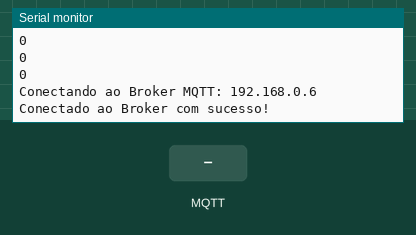
Recording of a sketch running on a simulated ESP32. On the bench: the last lines printed to the serial monitor. The test bench sets the inputs (shaded band). WiFi joins after 1.5 s; servers stay silent unless stated; no MQTT or app messages arrive unless stated; the Firebase database answers and starts empty.

Above: at 3.4 s.
3.5 s: MQTT message "1" arrives on the first subscribed topic
At 4.3 s:
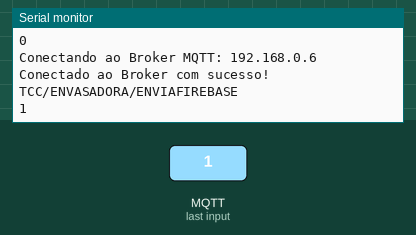
5.0 s: MQTT message "1" arrives on the second subscribed topic
At 5.5 s:
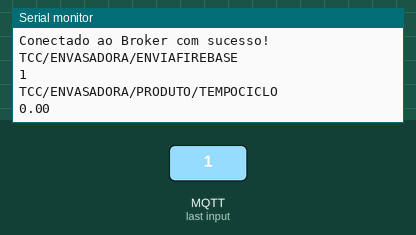
6.5 s: MQTT message "1" arrives on the third subscribed topic
At 7.8 s:
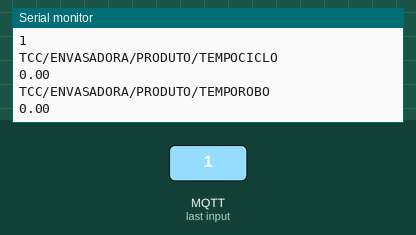

Measured:
- after the input at 3.5 s, the serial monitor: prints a new line at once (image 1)
- after the input at 5.0 s, the serial monitor: prints a new line at once (image 2)
- after the input at 6.5 s, the serial monitor: prints a new line at once (image 3)

The sketch:

ESP-COMM-ok.ino
```cpp
#include <WiFi.h>                          //importa biblioteca para conectar esp32 com wifi
#include <IOXhop_FirebaseESP32.h>          //importa biblioteca para esp32 se comunicar com firebase
#include <ArduinoJson.h>                   //importa biblioteca para colocar informação no formato json, utilizado no firebase (intalar versão 5)
#include <PubSubClient.h>

const char* SSID = "henrique";               // SSID / nome da rede WiFi que deseja se conectar      "Moto"  ;
const char* PASSWORD = "12345678" ;         // Senha da rede WiFi que deseja se conectar            "12345678";

#define FIREBASE_HOST "https://envasadora-tcc-default-rtdb.firebaseio.com/"    //substitua "Link_do_seu_banco_de_dados" pelo link do seu banco de dados
#define FIREBASE_AUTH "xLdpa721qY5zZzR6XTmowx84jq7psY7aEQnKkIPA"   //substitua "Senha_do_seu_banco_de_dados" pela senha do seu banco de dados

WiFiClient wifiClient;

//MQTT Server
//const char* BROKER_MQTT = "192.168.0.7";//test.mosquitto.org"; //URL do broker MQTT que se deseja utilizar
const char* BROKER_MQTT = "192.168.0.6"; //URL do broker MQTT que se deseja utilizar
int BROKER_PORT = 1883;                      // Porta do Broker MQTT
#define ID_MQTT  "ESP-COM"             //Informe um ID unico e seu. Caso sejam usados IDs repetidos a ultima conexão irá sobrepor a anterior.

PubSubClient MQTT(wifiClient);        // Instancia o Cliente MQTT passando o objeto espClient

//Declaração das Funções
void mantemConexoes();  //Garante que as conexoes com WiFi e MQTT Broker se mantenham ativas
void conectaWiFi();     //Faz conexão com WiFi
void conectaMQTT();     //Faz conexão com Broker MQTT
void recebePacote(char* topic, byte* payload, unsigned int length);

String qualsabor, qualtamanho;
String produto = "PRODUTO ";
int recebe,evitarepetirsprodutos, evitarepetirqtde, qtdok,pabout,peso,tciclo,trobo;
int nprodutos, enviafirebase, evitarepetirsensores, pmaiorlaranja,pmaiorlimao, pmenorlaranja, pmenorlimao, nivel1, nivel2;
float tempoanterioraux;
float teste, tciclos, trobos;
void setup() {
  Serial.begin(115200);      //inicia comunicação serial

  conectaWiFi();
  MQTT.setServer(BROKER_MQTT, BROKER_PORT);
  MQTT.setCallback(recebePacote);
  }

void loop() {
  mantemConexoes();
  MQTT.loop();

if((recebe == 10)&&(evitarepetirqtde == 0)){
  Firebase.setInt("/QUANTIDADE/P-GRANDE-LIMAO",    pmaiorlimao);
  Firebase.setInt("/QUANTIDADE/P-PEQUENO-LARANJA",  pmenorlaranja);
  Firebase.setInt("/QUANTIDADE/P-PEQUENO-LIMAO",    pmenorlimao);
  Firebase.setInt("/QUANTIDADE/P-GRANDE-LARANJA",  pmaiorlaranja);
  Firebase.setInt("/QUANTIDADE/TOTAL",            nprodutos);
  evitarepetirqtde = 10; qtdok = 0;
}

if((recebe == 30)&&(evitarepetirsprodutos == 0)){
produto += nprodutos;
Firebase.setInt("/PRODUTOS/"+produto+"/VOLUME",        peso);
Firebase.setFloat("/PRODUTOS/"+produto+"/TEMPO-CICLO", tciclos);
Firebase.setFloat("/PRODUTOS/"+produto+"/TEMPO-ROBO",  trobos);
Firebase.setString("/PRODUTOS/"+produto+"/SABOR",    qualsabor);
Firebase.setString("/PRODUTOS/"+produto+"/TAMANHO",  qualtamanho);
evitarepetirsprodutos = 10;  produto = "PRODUTO ";
}


MQTT.loop();
}

void recebePacote(char* topic, byte* payload, unsigned int length)
{
    String msg;

    //obtem a string do payload recebido
    for(int i = 0; i < length; i++)
    {
       char c = (char)payload[i];
       msg += c;
    }
//    if (String(topic) == "TCC/ENVASADORA/NIVEL1"){  nivel1 = msg.toInt(); }
//
//    if (String(topic) == "TCC/ENVASADORA/NIVEL2"){  nivel2 = msg.toInt(); }

    if (String(topic) == "TCC/ENVASADORA/ENVIAFIREBASE"){
      recebe = msg.toInt();
      Serial.println("");
      Serial.println(topic);
      Serial.println(recebe);
      //quantidades
      if (recebe == 10){ evitarepetirqtde = 0;  }

      //produtos
      if (recebe == 30){ evitarepetirsprodutos = 0;}
    }

      if (String(topic) == "TCC/ENVASADORA/PRODUTO/PESO"){
      peso = msg.toInt();
    }

    if (String(topic) == "TCC/ENVASADORA/PRODUTO/NPRODUTOS"){
      if(msg.toInt() > nprodutos){    nprodutos = msg.toInt();  }
      Serial.println("");
      Serial.println(topic);
      Serial.println(nprodutos);
    }

      if (String(topic) == "TCC/ENVASADORA/PRODUTO/MAIOR-LARANJA"){
        if(msg.toInt() > pmaiorlaranja){    pmaiorlaranja = msg.toInt();  }
    }

      if (String(topic) == "TCC/ENVASADORA/PRODUTO/MAIOR-LIMAO"){
        if(msg.toInt() > pmaiorlimao){    pmaiorlimao = msg.toInt();  }
    }

      if (String(topic) == "TCC/ENVASADORA/PRODUTO/MENOR-LARANJA"){
        if(msg.toInt() > pmenorlaranja){    pmenorlaranja = msg.toInt();  }
    }

      if (String(topic) == "TCC/ENVASADORA/PRODUTO/MENOR-LIMAO"){
        if(msg.toInt() > pmenorlimao){    pmenorlimao = msg.toInt();  }
    }
    if (String(topic) == "TCC/ENVASADORA/PRODUTO/ABOUT"){
      pabout = msg.toInt();
      Serial.println("");
      Serial.println(topic);
      Serial.println(pabout);

    if (pabout == 10){  qualsabor = "LARANJA";  qualtamanho = "PEQUENO";  }
    if (pabout == 20){  qualsabor = "LARANJA";  qualtamanho = "GRANDE";  }
    if (pabout == 30){  qualsabor = "LIMAO";  qualtamanho = "PEQUENO";  }
    if (pabout == 40){  qualsabor = "LIMAO";  qualtamanho = "GRANDE";  }
    }
    if (String(topic) == "TCC/ENVASADORA/PRODUTO/TEMPOCICLO"){
      tciclo = msg.toInt();
      tciclos = ((tciclo/10000.0)*10.0);
      Serial.println("");
      Serial.println(topic);
      Serial.println(tciclos);
    }
    if (String(topic) == "TCC/ENVASADORA/PRODUTO/TEMPOROBO"){
      trobo = msg.toInt();
      trobos = ((trobo/10000.0)*10.0);
      Serial.println("");
      Serial.println(topic);
      Serial.println(trobos);
    }

}

void mantemConexoes() {
    if (!MQTT.connected()) {
       conectaMQTT();
    }

    conectaWiFi(); //se não há conexão com o WiFI, a conexão é refeita
}

void conectaWiFi() {

  if (WiFi.status() == WL_CONNECTED) {
     return;
  }

  Serial.print("Conectando-se na rede: ");
  Serial.print(SSID);
  Serial.println("  Aguarde!");

  WiFi.begin(SSID, PASSWORD); // Conecta na rede WI-FI
  while (WiFi.status() != WL_CONNECTED) {
      delay(100);
      Serial.print(".");
  }

  Serial.println();
  Serial.print("Conectado com sucesso, na rede: ");
  Serial.print(SSID);
  Serial.print("  IP obtido: ");
  Serial.println(WiFi.localIP());
  Firebase.begin(FIREBASE_HOST, FIREBASE_AUTH);   //inicia comunicação com firebase definido anteriormente

    pmaiorlaranja   = Firebase.getInt("/QUANTIDADE/P-GRANDE-LARANJA");
    pmaiorlimao     = Firebase.getInt("/QUANTIDADE/P-GRANDE-LIMAO");
    pmenorlaranja   = Firebase.getInt("/QUANTIDADE/P-PEQUENO-LARANJA");
    pmenorlimao     = Firebase.getInt("/QUANTIDADE/P-PEQUENO-LIMAO");
    nprodutos       = Firebase.getInt("/QUANTIDADE/TOTAL");
    Serial.println(pmaiorlaranja);
    Serial.println(pmaiorlimao);
    Serial.println(pmenorlaranja);
    Serial.println(pmenorlimao);
}

void conectaMQTT() {
    while (!MQTT.connected()) {
        Serial.print("Conectando ao Broker MQTT: ");
        Serial.println(BROKER_MQTT);
        if (MQTT.connect(ID_MQTT)) {
            Serial.println("Conectado ao Broker com sucesso!");
            MQTT.subscribe("TCC/ENVASADORA/ENVIAFIREBASE");
//            MQTT.subscribe("TCC/ENVASADORA/NIVEL1");
//            MQTT.subscribe("TCC/ENVASADORA/NIVEL2");

            MQTT.subscribe("TCC/ENVASADORA/PRODUTO/TEMPOCICLO");
            MQTT.subscribe("TCC/ENVASADORA/PRODUTO/TEMPOROBO");
            MQTT.subscribe("TCC/ENVASADORA/PRODUTO/ABOUT");
            MQTT.subscribe("TCC/ENVASADORA/PRODUTO/PESO");
            MQTT.subscribe("TCC/ENVASADORA/PRODUTO/NPRODUTOS");
            MQTT.subscribe("TCC/ENVASADORA/PRODUTO/MAIOR-LARANJA");
            MQTT.subscribe("TCC/ENVASADORA/PRODUTO/MAIOR-LIMAO");
            MQTT.subscribe("TCC/ENVASADORA/PRODUTO/MENOR-LARANJA");
            MQTT.subscribe("TCC/ENVASADORA/PRODUTO/MENOR-LIMAO");

tempoanterioraux = millis();
        }
        else {
            Serial.println("Nao foi possivel se conectar ao broker.");
            Serial.println("Nova tentatica de conexao em 5s");
            delay(5000);
        }
    }
}
```
